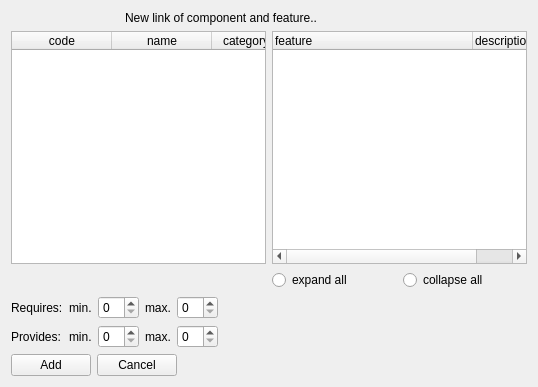
<?xml version="1.0" encoding="UTF-8"?>
<ui version="4.0">
 <class>components_features_add_form</class>
 <widget class="QWidget" name="components_features_add_form">
  <property name="geometry">
   <rect>
    <x>0</x>
    <y>0</y>
    <width>538</width>
    <height>387</height>
   </rect>
  </property>
  <property name="windowTitle">
   <string>Add a component/feature link</string>
  </property>
  <layout class="QGridLayout" name="gridLayout">
   <item row="5" column="0">
    <layout class="QHBoxLayout" name="horizontalLayout">
     <item>
      <widget class="QPushButton" name="link">
       <property name="text">
        <string>Add</string>
       </property>
       <property name="form" stdset="0">
        <string notr="true">components_features</string>
       </property>
       <property name="global.componentState" stdset="0">
        <string notr="true">{component.state}</string>
       </property>
       <property name="global.featureState" stdset="0">
        <string notr="true">{feature.state}</string>
       </property>
       <property name="global.component_id" stdset="0">
        <string notr="true">{component.id}</string>
       </property>
       <property name="global.feature_id" stdset="0">
        <string notr="true">{feature.id}</string>
       </property>
       <property name="action" stdset="0">
        <string>create</string>
       </property>
       <property name="doctype" stdset="0">
        <string notr="true">ComponentFeature.simpleform</string>
       </property>
       <property name="rootelement" stdset="0">
        <string notr="true">ComponentFeature</string>
       </property>
      </widget>
     </item>
     <item>
      <widget class="QPushButton" name="cancel">
       <property name="text">
        <string>Cancel</string>
       </property>
       <property name="form" stdset="0">
        <string notr="true">components_features</string>
       </property>
       <property name="global.componentState" stdset="0">
        <string notr="true">{component.state}</string>
       </property>
       <property name="global.featureState" stdset="0">
        <string notr="true">{feature.state}</string>
       </property>
      </widget>
     </item>
     <item>
      <spacer name="horizontalSpacer">
       <property name="orientation">
        <enum>Qt::Horizontal</enum>
       </property>
       <property name="sizeHint" stdset="0">
        <size>
         <width>40</width>
         <height>20</height>
        </size>
       </property>
      </spacer>
     </item>
    </layout>
   </item>
   <item row="0" column="0">
    <layout class="QHBoxLayout" name="horizontalLayout_2">
     <item>
      <widget class="QLabel" name="label_2">
       <property name="maximumSize">
        <size>
         <width>32</width>
         <height>32</height>
        </size>
       </property>
       <property name="text">
        <string/>
       </property>
       <property name="pixmap">
        <pixmap resource="../qtclient.qrc">:/images/bricks.png</pixmap>
       </property>
      </widget>
     </item>
     <item>
      <widget class="QLabel" name="label_3">
       <property name="maximumSize">
        <size>
         <width>32</width>
         <height>32</height>
        </size>
       </property>
       <property name="text">
        <string/>
       </property>
       <property name="pixmap">
        <pixmap resource="../qtclient.qrc">:/images/link_add.png</pixmap>
       </property>
      </widget>
     </item>
     <item>
      <widget class="QLabel" name="label_4">
       <property name="maximumSize">
        <size>
         <width>32</width>
         <height>32</height>
        </size>
       </property>
       <property name="text">
        <string/>
       </property>
       <property name="pixmap">
        <pixmap resource="../qtclient.qrc">:/images/chart_organisation.png</pixmap>
       </property>
      </widget>
     </item>
     <item>
      <widget class="QLabel" name="label">
       <property name="text">
        <string>New link of component and feature..</string>
       </property>
      </widget>
     </item>
    </layout>
   </item>
   <item row="2" column="0">
    <layout class="QGridLayout" name="gridLayout_2">
     <item row="2" column="1">
      <layout class="QHBoxLayout" name="horizontalLayout_4">
       <item>
        <widget class="QRadioButton" name="ignore_expand_feats">
         <property name="text">
          <string>expand all</string>
         </property>
        </widget>
       </item>
       <item>
        <widget class="QRadioButton" name="ignore_collapse_feats">
         <property name="text">
          <string>collapse all</string>
         </property>
        </widget>
       </item>
      </layout>
     </item>
     <item row="0" column="1">
      <widget class="QTreeWidget" name="feature">
       <property name="itemsExpandable">
        <bool>true</bool>
       </property>
       <property name="doctype" stdset="0">
        <string notr="true">FeatureHierarchyRequest.simpleform</string>
       </property>
       <property name="rootelement" stdset="0">
        <string notr="true">feature</string>
       </property>
       <property name="state" stdset="0">
        <string notr="true">{global.featureState}</string>
       </property>
       <property name="action" stdset="0">
        <string notr="true">read</string>
       </property>
       <attribute name="headerDefaultSectionSize">
        <number>200</number>
       </attribute>
       <column>
        <property name="text">
         <string>feature</string>
        </property>
       </column>
       <column>
        <property name="text">
         <string>description</string>
        </property>
       </column>
      </widget>
     </item>
     <item row="2" column="0">
      <layout class="QHBoxLayout" name="horizontalLayout_3"/>
     </item>
     <item row="0" column="0">
      <widget class="QTableWidget" name="component">
       <property name="horizontalScrollBarPolicy">
        <enum>Qt::ScrollBarAlwaysOff</enum>
       </property>
       <property name="alternatingRowColors">
        <bool>true</bool>
       </property>
       <property name="selectionMode">
        <enum>QAbstractItemView::SingleSelection</enum>
       </property>
       <property name="selectionBehavior">
        <enum>QAbstractItemView::SelectRows</enum>
       </property>
       <property name="showGrid">
        <bool>true</bool>
       </property>
       <property name="gridStyle">
        <enum>Qt::DotLine</enum>
       </property>
       <property name="sortingEnabled">
        <bool>true</bool>
       </property>
       <property name="doctype" stdset="0">
        <string notr="true">ComponentListRequest.simpleform</string>
       </property>
       <property name="rootelement" stdset="0">
        <string notr="true">component</string>
       </property>
       <property name="state" stdset="0">
        <string notr="true">{global.componentState}</string>
       </property>
       <property name="action" stdset="0">
        <string notr="true">read</string>
       </property>
       <attribute name="horizontalHeaderShowSortIndicator" stdset="0">
        <bool>true</bool>
       </attribute>
       <attribute name="verticalHeaderStretchLastSection">
        <bool>false</bool>
       </attribute>
       <column>
        <property name="text">
         <string>code</string>
        </property>
       </column>
       <column>
        <property name="text">
         <string>name</string>
        </property>
       </column>
       <column>
        <property name="text">
         <string>categoryName</string>
        </property>
       </column>
       <column>
        <property name="text">
         <string>manufacturerName</string>
        </property>
       </column>
       <column>
        <property name="text">
         <string>mfgCode</string>
        </property>
       </column>
       <column>
        <property name="text">
         <string>webPage</string>
        </property>
       </column>
       <column>
        <property name="text">
         <string>description</string>
        </property>
       </column>
       <column>
        <property name="text">
         <string>price</string>
        </property>
       </column>
      </widget>
     </item>
    </layout>
   </item>
   <item row="3" column="0">
    <layout class="QFormLayout" name="formLayout">
     <property name="fieldGrowthPolicy">
      <enum>QFormLayout::AllNonFixedFieldsGrow</enum>
     </property>
     <item row="1" column="0">
      <widget class="QLabel" name="label_requires">
       <property name="text">
        <string>Requires:</string>
       </property>
      </widget>
     </item>
     <item row="1" column="1">
      <layout class="QHBoxLayout" name="horizontalLayout_5">
       <item>
        <widget class="QLabel" name="label_min_requires">
         <property name="text">
          <string>min.</string>
         </property>
         <property name="buddy">
          <cstring>min_requires</cstring>
         </property>
        </widget>
       </item>
       <item>
        <widget class="QSpinBox" name="min_requires"/>
       </item>
       <item>
        <widget class="QLabel" name="label_max_requires">
         <property name="text">
          <string>max.</string>
         </property>
         <property name="buddy">
          <cstring>max_requires</cstring>
         </property>
        </widget>
       </item>
       <item>
        <widget class="QSpinBox" name="max_requires"/>
       </item>
       <item>
        <spacer name="horizontalSpacer_2">
         <property name="orientation">
          <enum>Qt::Horizontal</enum>
         </property>
         <property name="sizeHint" stdset="0">
          <size>
           <width>40</width>
           <height>20</height>
          </size>
         </property>
        </spacer>
       </item>
      </layout>
     </item>
     <item row="2" column="0">
      <widget class="QLabel" name="label_7">
       <property name="text">
        <string>Provides:</string>
       </property>
      </widget>
     </item>
     <item row="2" column="1">
      <layout class="QHBoxLayout" name="horizontalLayout_6">
       <item>
        <widget class="QLabel" name="label_min_provides">
         <property name="text">
          <string>min.</string>
         </property>
         <property name="buddy">
          <cstring>min_provides</cstring>
         </property>
        </widget>
       </item>
       <item>
        <widget class="QSpinBox" name="min_provides"/>
       </item>
       <item>
        <widget class="QLabel" name="label_max_provides">
         <property name="text">
          <string>max.</string>
         </property>
         <property name="buddy">
          <cstring>max_provides</cstring>
         </property>
        </widget>
       </item>
       <item>
        <widget class="QSpinBox" name="max_provides"/>
       </item>
       <item>
        <spacer name="horizontalSpacer_3">
         <property name="orientation">
          <enum>Qt::Horizontal</enum>
         </property>
         <property name="sizeHint" stdset="0">
          <size>
           <width>40</width>
           <height>20</height>
          </size>
         </property>
        </spacer>
       </item>
      </layout>
     </item>
    </layout>
   </item>
  </layout>
 </widget>
 <tabstops>
  <tabstop>feature</tabstop>
  <tabstop>ignore_expand_feats</tabstop>
  <tabstop>ignore_collapse_feats</tabstop>
  <tabstop>min_requires</tabstop>
  <tabstop>max_requires</tabstop>
  <tabstop>min_provides</tabstop>
  <tabstop>max_provides</tabstop>
  <tabstop>link</tabstop>
  <tabstop>cancel</tabstop>
 </tabstops>
 <resources>
  <include location="../qtclient.qrc"/>
  <include location="../qtclient.qrc"/>
 </resources>
 <connections>
  <connection>
   <sender>ignore_expand_feats</sender>
   <signal>clicked()</signal>
   <receiver>feature</receiver>
   <slot>expandAll()</slot>
   <hints>
    <hint type="sourcelabel">
     <x>396</x>
     <y>267</y>
    </hint>
    <hint type="destinationlabel">
     <x>305</x>
     <y>172</y>
    </hint>
   </hints>
  </connection>
  <connection>
   <sender>ignore_collapse_feats</sender>
   <signal>clicked()</signal>
   <receiver>feature</receiver>
   <slot>collapseAll()</slot>
   <hints>
    <hint type="sourcelabel">
     <x>526</x>
     <y>267</y>
    </hint>
    <hint type="destinationlabel">
     <x>446</x>
     <y>172</y>
    </hint>
   </hints>
  </connection>
 </connections>
</ui>
